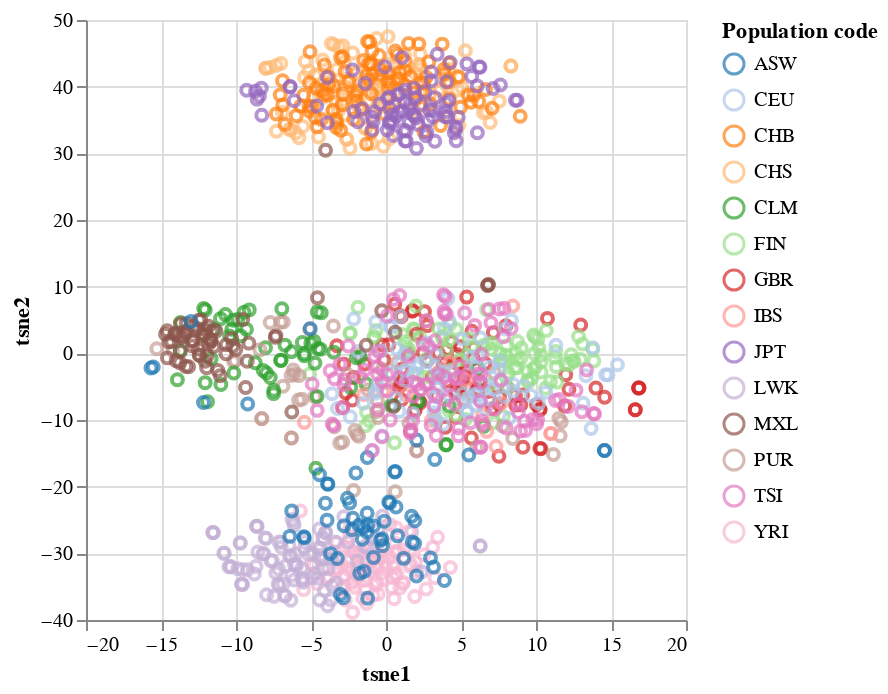

Notebook cell for this chart:
### Code cell
alt.Chart(df_plot).mark_point().encode(
    x='tsne1',
    y='tsne2',
    color=alt.Color('Population code', scale=alt.Scale(scheme='category20'))
)

### Figure 1 — Vega-Lite specification as saved in the notebook (floating-point values rounded to 4 significant figures; data arrays with more than 128 entries replaced by an {"elided": "..."} marker saying what was removed)
{"config": {"view": {"continuousWidth": 300, "continuousHeight": 300}}, "data": {"name": "data-c8277aab447a590821fb831f3dcb652c"}, "mark": {"type": "point"}, "encoding": {"color": {"field": "Population code", "scale": {"scheme": "category20"}, "type": "nominal"}, "x": {"field": "tsne1", "type": "quantitative"}, "y": {"field": "tsne2", "type": "quantitative"}}, "$schema": "https://vega.github.io/schema/vega-lite/v5.8.0.json", "datasets": {"data-c8277aab447a590821fb831f3dcb652c": {"elided": "1092 records"}}}
